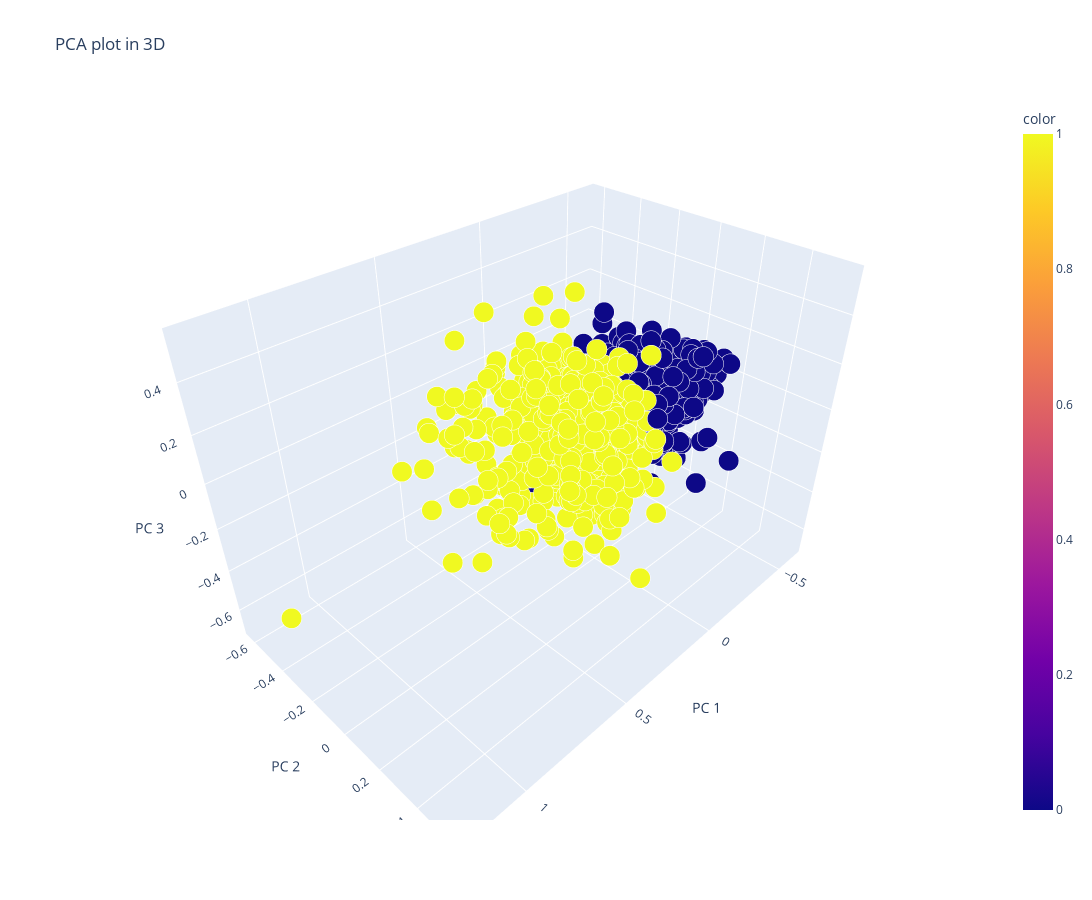

Notebook source saved alongside this figure:
### Code cell
PCAplot3D(X, pred_k)

### Figure 1 — Plotly figure (JSON) as saved in the notebook; plotly's stock layout.template omitted (floating-point values rounded to 4 significant figures; data arrays with more than 128 entries replaced by an {"elided": "..."} marker saying what was removed)
{"data": [{"hovertemplate": "PC 1=%{x}<br>PC 2=%{y}<br>PC 3=%{z}<br>size=%{marker.size}<br>color=%{marker.color}<extra></extra>", "legendgroup": "", "marker": {"color": {"elided": "1045 int values"}, "coloraxis": "coloraxis", "opacity": 1, "size": {"elided": "1045 float values"}, "sizemode": "area", "sizeref": 0.00025, "symbol": "circle"}, "mode": "markers", "name": "", "scene": "scene", "showlegend": false, "type": "scatter3d", "x": {"elided": "1045 float values"}, "y": {"elided": "1045 float values"}, "z": {"elided": "1045 float values"}}], "layout": {"coloraxis": {"colorbar": {"title": {"text": "color"}}, "colorscale": [[0, "#0d0887"], [0.1111, "#46039f"], [0.2222, "#7201a8"], [0.3333, "#9c179e"], [0.4444, "#bd3786"], [0.5556, "#d8576b"], [0.6667, "#ed7953"], [0.7778, "#fb9f3a"], [0.8889, "#fdca26"], [1, "#f0f921"]]}, "height": 900, "legend": {"itemsizing": "constant", "tracegroupgap": 0}, "scene": {"domain": {"x": [0, 1], "y": [0, 1]}, "xaxis": {"title": {"text": "PC 1"}}, "yaxis": {"title": {"text": "PC 2"}}, "zaxis": {"title": {"text": "PC 3"}}}, "title": {"text": "PCA plot in 3D"}, "width": 1200}}
